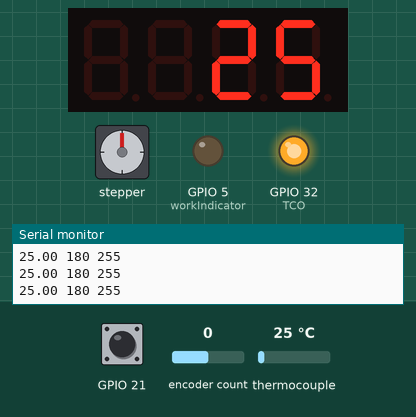
Bench run of a program on a simulated ESP32. Parts: 4-digit seven-segment display, stepper motor, output pins drawn as LEDs (lit = HIGH), the last lines printed to the serial monitor. The test bench sets the inputs (shaded band); at power-on: GPIO 21 HIGH, thermocouple 25 °C, encoder count 0. EEPROM starts erased; stepper angles assume 1200 steps per turn.

Above: at 1.6 s.
1.7 s: GPIO 21 pulled LOW for 1 s
At 2.55 s:
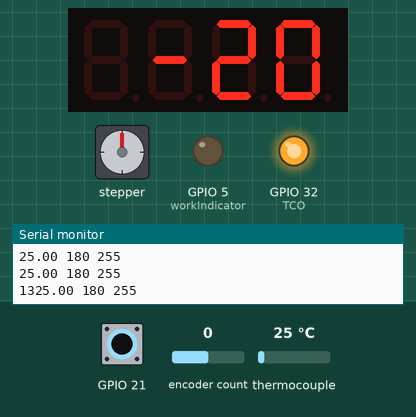
3.3 s: thermocouple set to 69 °C
At 4.35 s:
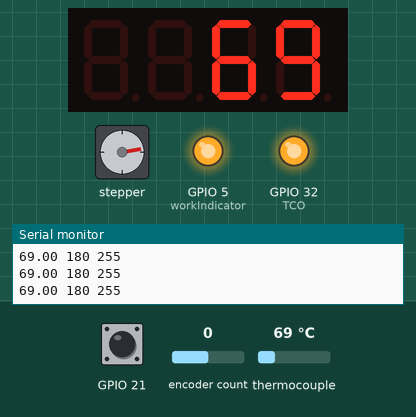
5.7 s: thermocouple set to 75 °C
At 6.15 s:
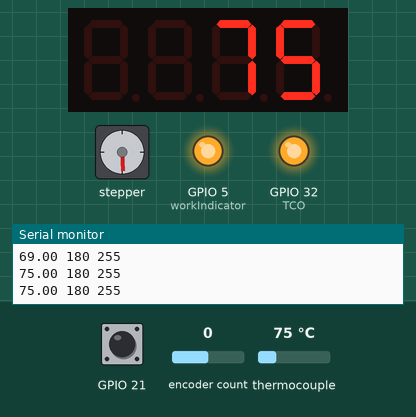
8.1 s: encoder count set to 1
At 8.26 s:
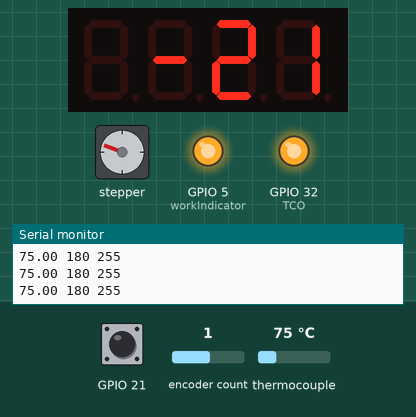
10.5 s: GPIO 21 pulled LOW for 3.2 s
At 14.6 s:
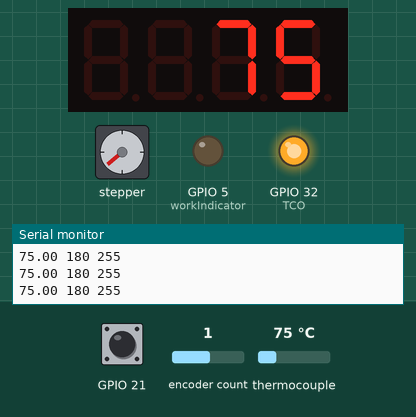
15.2 s: thermocouple set to 150 °C
At 16.7 s:
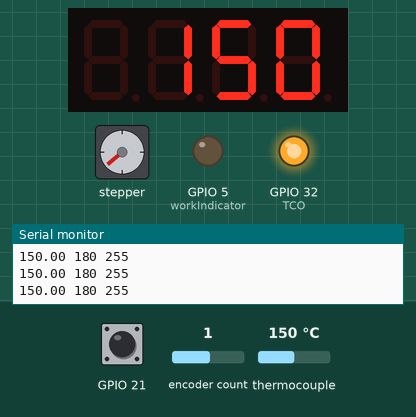
Timing chart, 0 to 17.9 s (numbered marks = the images above; inputs shaded):
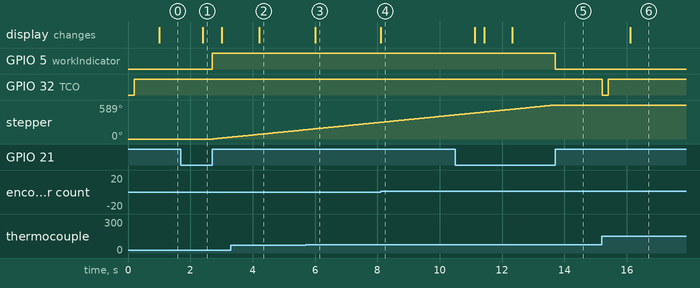

Measured:
- the behaviour switches between 72 and 73 °C on thermocouple (found by bisection; images 2 and 3)
- after the input at 1.7 s, GPIO 5 (workIndicator): LOW → HIGH after 1.0 s; stepper: turns 32° clockwise in 0.56 s, starting after 1.0 s; the display: changes after 0.70 s (image 1)
- after the input at 3.3 s, the display: changes after 0.91 s (image 2)
- after the input at 5.7 s, the display: changes after 0.31 s (image 3)
- after the input at 8.1 s, the display: changes at once (image 4)
- after the input at 10.5 s, GPIO 5 (workIndicator): HIGH → LOW after 3.2 s; stepper: goes on until 13.7 s, then stays 589°; the display: first differs from a run without the input after 0.92 s (image 5 shows a later state)
- after the input at 15.2 s, GPIO 32 (TCO): HIGH → LOW at once, → HIGH 0.20 s later; the display: changes after 0.91 s (image 6)

The program:

main.cpp
```cpp
#include <Arduino.h>
#include "ConfigPorts.h"
#include "GyverTM1637.h"
#include "GyverEncoder.h"
#include <GyverStepper.h>
#include <max6675.h>
#include <EEPROM.h>

#define INIT_ADDR 90
#define INIT_KEY 50


const int freq = 25000;
const int ledChannel = 0;
const int resolution = 8;

GStepper<STEPPER2WIRE> stepper(1200, stepperDIR, stepperSTEP);
GyverTM1637 disp(CLKDIS, DIO);
Encoder enc1(CLK, DT, SW);
MAX6675 thermocouple(thermoCLK, thermoCS, thermoDO);
hw_timer_t *Bottler = NULL;

unsigned int values[2] = {1, 1};
float temperature = 0;
unsigned int status = 0;
uint32_t timer, timer2, timer3;
unsigned int setting = false;
bool work = false;

void IRAM_ATTR onTimer()
{
  stepper.tick();
}

int computePID(float input, float setpoint, float kp, float ki, float kd, float dt, int minOut, int maxOut) {
  float err = setpoint - input;
  static float integral = 0, prevErr = 0;
  integral = constrain(integral + (float)err * dt * ki, minOut, maxOut);
  float D = (err - prevErr) / dt;
  prevErr = err;
  return constrain(err * kp + integral + D * kd, minOut, maxOut);
}

void setup()
{
  Serial.begin(9600);

  // eeprom
  EEPROM.begin(100);
  if (EEPROM.read(INIT_ADDR) != INIT_KEY) {
    EEPROM.write(INIT_ADDR, INIT_KEY);

    EEPROM.put(0, 180);
    EEPROM.commit();
    EEPROM.put(10, 20);
    EEPROM.commit();
  }

  EEPROM.get(0, values[0]);
  EEPROM.get(10, values[1]);


  enc1.setType(TYPE1);
  enc1.setFastTimeout(40);
  disp.clear();
  disp.brightness(3);
  pinMode(TCO, OUTPUT);

  // engine setting
  int eepromTemp, eepromEngine;

  EEPROM.get(0, eepromTemp);
  EEPROM.get(1, eepromEngine);


  stepper.setRunMode(KEEP_SPEED);
  stepper.setMaxSpeed(1700);
  stepper.setSpeed(0);
  Bottler = timerBegin(0, 80, true);
  timerAttachInterrupt(Bottler, &onTimer, true);
  timerAlarmWrite(Bottler, 800, true);
  timerAlarmEnable(Bottler);


  ledcSetup(ledChannel, freq, resolution);
  ledcAttachPin(TCO, ledChannel);

  // indicator
  pinMode(workIndicator, OUTPUT);

}

void loop()
{

  enc1.tick();


  if (enc1.isRight())
    values[status]++;

  if (enc1.isLeft())
    values[status]--;

  if (enc1.isHolded())
  {
    status = !status;
    disp.displayInt(values[status] * (1 - 2 * status));
    Serial.print('\r', values[status] * (1 - 2 * status));
  }
  if (enc1.isRelease()){
    work = !work;
    if (!work){
      stepper.setSpeed(0);
      digitalWrite(workIndicator, LOW);
    } else {
      stepper.setSpeed(10 * values[1]);
      digitalWrite(workIndicator, HIGH);
    }
  }

  values[0] = constrain(values[0], 50, 350);
  values[1] = constrain(values[1], 1, 100);

  if (millis() - timer3 >= 200)
  {
    timer3 = millis();

    temperature = thermocouple.readCelsius();
    int PIDout = computePID(temperature, values[0], 22.0, 0.5, 10.0, 0.2, 0, 255);
    ledcWrite(ledChannel, PIDout);

    Serial.print(temperature);
    Serial.print(" ");
    Serial.print(values[0]);
    Serial.print(" ");
    Serial.println(PIDout);
  }

  if (enc1.isTurn() || enc1.isRelease())
  {
    disp.displayInt(values[status] * (1 - 2 * status));
    timer = millis();
    setting = true;
  }


  if (setting == 0 && millis() - timer2 >= 1000)
  {
    timer2 = millis();
    disp.displayInt(temperature);
  }


  if (setting && millis() - timer >= 3000)
  {
    timer = millis();
    EEPROM.put(0, values[0]);
    EEPROM.commit();
    EEPROM.put(10, values[1]);
    EEPROM.commit();
    setting = false;
  }
}
```

ConfigPorts.h
```cpp
//screen
#define CLKDIS 2
#define DIO 4

#define CLK 18
#define DT 19
#define SW 21

//termo
#define thermoDO 33
#define thermoCS 25
#define thermoCLK 26

#define stepperSTEP 12
#define stepperDIR 14

#define TCO 32 // ThermoControlOut

// indicator
#define workIndicator 5
```
